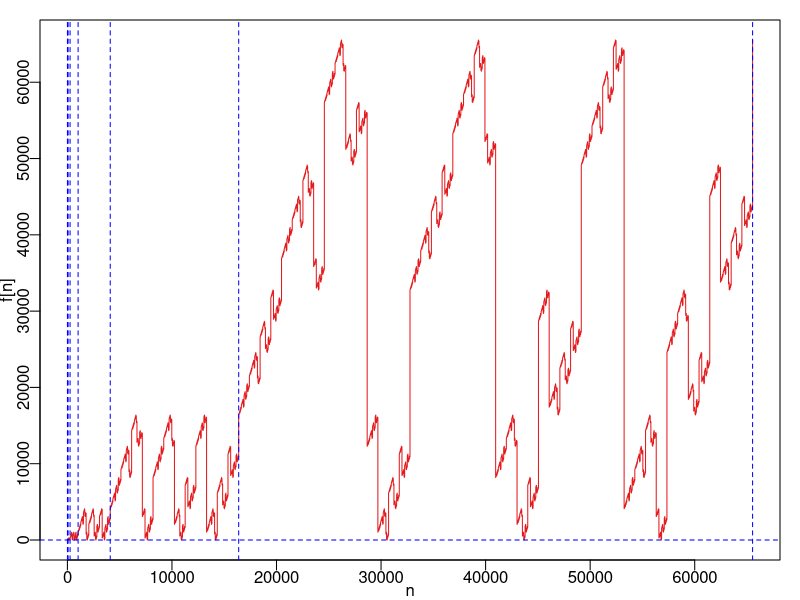

Write R code to recreate this figure.
#convert from base 10 to base x
nnary=function(x,y){
  if(y==0) return(0)
  else {
    k=y
    b=c()
    while(k !=0){
      b=c(b, k %% x)
      k=floor(k/x)
    }
    return(rev(b))
  }
}

l=4 #base
pow=8
n=l^pow
f1=sapply(1:n, function(x) nnary(l,x)) #base n

#make periodic derivative of n
f2=vector(n,mode = "list")
for (j in 1:length(f1)) {
  if(length(f1[[j]])==1){
    f2[[j]]=f1[[j]]
  } else {
    f2[[j]]=c(sapply(1:(length(f1[[j]])-1), function(x) (f1[[j]][x]+f1[[j]][x+1]) %% l), ((tail(f1[[j]],1)+head(f1[[j]],1)) %% l))
  }
}

#periodic derivative as matrix plot
m=lengths(tail(f2,1))
pm=sapply(f2, function(x) c(rep(0, m - length(x)), x))
pm=t(pm)

par(pty="m", mar=c(2,2,1,1), mgp=c(1,.35,0))
image(pm, asp=m/n, col = terrain.colors(5), axes=F)

#base b to base 10 converter
bto10=function(x,b){
  l=0
  while(x>2){
    k=b^(floor(log10(x)))
    y=as.numeric(paste(nnary(b,k), collapse = ""))
    x=x-y
    l=l+k
  }
  return(l+x)
}

f3=unlist(lapply(f2, function(x) as.numeric(paste(x, collapse = "")))) #convert to number
f3=sapply(f3, function(x) bto10(x,l))

plot(f3, type="l", col=c("#e41a1c","#377eb8", "#4daf4a"), xlab="n",ylab= substitute(paste(f,"[n]")))
abline(v=sapply(1:pow, function(x) l^x), h=0, col="blue", lty=2)

which(f3==0 | f3==1 | f3==2)
l^(1:pow)
cons=2-(30583+1)/16384
#k=2-(ln1+1)/4^(n-1)
